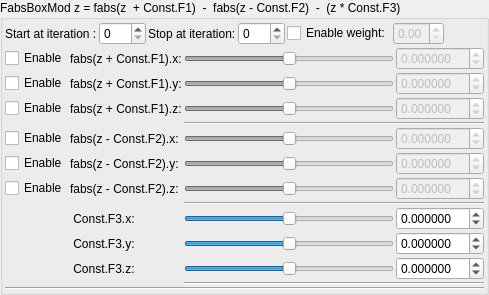
    <widget class="QGroupBox" name="groupBox">
     <property name="title">
      <string>FabsBoxMod z = fabs(z  + Const.F1)  -  fabs(z - Const.F2)  -  (z * Const.F3)</string>
     </property>
     <layout class="QVBoxLayout" name="verticalLayout_16" stretch="0,0,0">
      <property name="spacing">
       <number>2</number>
      </property>
      <property name="leftMargin">
       <number>2</number>
      </property>
      <property name="topMargin">
       <number>2</number>
      </property>
      <property name="rightMargin">
       <number>2</number>
      </property>
      <property name="bottomMargin">
       <number>2</number>
      </property>
      <item>
       <layout class="QGridLayout" name="gridLayout_27">
        <property name="spacing">
         <number>2</number>
        </property>
        <item row="0" column="5">
         <widget class="QCheckBox" name="checkBox_transform_fabsBoxMod_weight_enabled">
          <property name="text">
           <string>Enable weight:</string>
          </property>
         </widget>
        </item>
        <item row="0" column="0">
         <widget class="QLabel" name="label_67">
          <property name="text">
           <string>Start at iteration :</string>
          </property>
         </widget>
        </item>
        <item row="0" column="3">
         <widget class="MySpinBox" name="spinboxInt_transform_fabsBoxMod_stop_iterations">
          <property name="sizePolicy">
           <sizepolicy hsizetype="Minimum" vsizetype="Maximum">
            <horstretch>0</horstretch>
            <verstretch>0</verstretch>
           </sizepolicy>
          </property>
          <property name="maximum">
           <number>250</number>
          </property>
         </widget>
        </item>
        <item row="0" column="2">
         <widget class="QLabel" name="label_66">
          <property name="text">
           <string>Stop at iteration:</string>
          </property>
         </widget>
        </item>
        <item row="0" column="1">
         <widget class="MySpinBox" name="spinboxInt_transform_fabsBoxMod_start_iterations">
          <property name="sizePolicy">
           <sizepolicy hsizetype="Minimum" vsizetype="Maximum">
            <horstretch>0</horstretch>
            <verstretch>0</verstretch>
           </sizepolicy>
          </property>
          <property name="maximum">
           <number>250</number>
          </property>
         </widget>
        </item>
        <item row="0" column="6">
         <widget class="MyDoubleSpinBox" name="spinbox_transform_fabsBoxMod_weight">
          <property name="enabled">
           <bool>false</bool>
          </property>
          <property name="sizePolicy">
           <sizepolicy hsizetype="Minimum" vsizetype="Maximum">
            <horstretch>0</horstretch>
            <verstretch>0</verstretch>
           </sizepolicy>
          </property>
          <property name="decimals">
           <number>2</number>
          </property>
          <property name="minimum">
           <double>0.000000000000000</double>
          </property>
          <property name="maximum">
           <double>1.000000000000000</double>
          </property>
          <property name="singleStep">
           <double>0.100000000000000</double>
          </property>
         </widget>
        </item>
        <item row="0" column="7">
         <spacer name="horizontalSpacer_14">
          <property name="orientation">
           <enum>Qt::Horizontal</enum>
          </property>
          <property name="sizeHint" stdset="0">
           <size>
            <width>40</width>
            <height>20</height>
           </size>
          </property>
         </spacer>
        </item>
       </layout>
      </item>
      <item>
       <layout class="QGridLayout" name="gridLayout_28">
        <property name="spacing">
         <number>2</number>
        </property>
        <item row="9" column="1">
         <widget class="QLabel" name="label_99">
          <property name="text">
           <string> Const.F3.x:</string>
          </property>
         </widget>
        </item>
        <item row="7" column="1">
         <widget class="QLabel" name="label_96">
          <property name="text">
           <string>fabs(z - Const.F2).z:</string>
          </property>
         </widget>
        </item>
        <item row="1" column="0">
         <widget class="QCheckBox" name="checkBox_transform_fabsBoxMod_constantF1Enabledy">
          <property name="text">
           <string>Enable</string>
          </property>
         </widget>
        </item>
        <item row="5" column="1">
         <widget class="QLabel" name="label_95">
          <property name="text">
           <string>fabs(z - Const.F2).y:</string>
          </property>
         </widget>
        </item>
        <item row="5" column="2">
         <widget class="QSlider" name="slider3_transform_fabsBoxMod_constantF2_y">
          <property name="enabled">
           <bool>false</bool>
          </property>
          <property name="sizePolicy">
           <sizepolicy hsizetype="Expanding" vsizetype="Maximum">
            <horstretch>0</horstretch>
            <verstretch>0</verstretch>
           </sizepolicy>
          </property>
          <property name="minimum">
           <number>-5000000</number>
          </property>
          <property name="maximum">
           <number>5000000</number>
          </property>
          <property name="orientation">
           <enum>Qt::Horizontal</enum>
          </property>
         </widget>
        </item>
        <item row="4" column="1">
         <widget class="QLabel" name="label_94">
          <property name="text">
           <string>fabs(z - Const.F2).x:</string>
          </property>
         </widget>
        </item>
        <item row="2" column="1">
         <widget class="QLabel" name="label_70">
          <property name="text">
           <string>fabs(z + Const.F1).z:</string>
          </property>
         </widget>
        </item>
        <item row="1" column="1">
         <widget class="QLabel" name="label_68">
          <property name="text">
           <string>fabs(z + Const.F1).y:</string>
          </property>
         </widget>
        </item>
        <item row="2" column="2">
         <widget class="QSlider" name="slider3_transform_fabsBoxMod_constantF1_z">
          <property name="enabled">
           <bool>false</bool>
          </property>
          <property name="sizePolicy">
           <sizepolicy hsizetype="Expanding" vsizetype="Maximum">
            <horstretch>0</horstretch>
            <verstretch>0</verstretch>
           </sizepolicy>
          </property>
          <property name="minimum">
           <number>-5000000</number>
          </property>
          <property name="maximum">
           <number>5000000</number>
          </property>
          <property name="orientation">
           <enum>Qt::Horizontal</enum>
          </property>
         </widget>
        </item>
        <item row="0" column="2">
         <widget class="QSlider" name="slider3_transform_fabsBoxMod_constantF1_x">
          <property name="enabled">
           <bool>false</bool>
          </property>
          <property name="sizePolicy">
           <sizepolicy hsizetype="Expanding" vsizetype="Maximum">
            <horstretch>0</horstretch>
            <verstretch>0</verstretch>
           </sizepolicy>
          </property>
          <property name="minimum">
           <number>-5000000</number>
          </property>
          <property name="maximum">
           <number>5000000</number>
          </property>
          <property name="value">
           <number>0</number>
          </property>
          <property name="sliderPosition">
           <number>0</number>
          </property>
          <property name="orientation">
           <enum>Qt::Horizontal</enum>
          </property>
         </widget>
        </item>
        <item row="0" column="3">
         <widget class="MyDoubleSpinBox" name="spinbox3_transform_fabsBoxMod_constantF1_x">
          <property name="enabled">
           <bool>false</bool>
          </property>
          <property name="sizePolicy">
           <sizepolicy hsizetype="Minimum" vsizetype="Maximum">
            <horstretch>0</horstretch>
            <verstretch>0</verstretch>
           </sizepolicy>
          </property>
          <property name="prefix">
           <string/>
          </property>
          <property name="decimals">
           <number>6</number>
          </property>
          <property name="minimum">
           <double>-99.989999999999995</double>
          </property>
          <property name="singleStep">
           <double>0.100000000000000</double>
          </property>
         </widget>
        </item>
        <item row="1" column="2">
         <widget class="QSlider" name="slider3_transform_fabsBoxMod_constantF1_y">
          <property name="enabled">
           <bool>false</bool>
          </property>
          <property name="sizePolicy">
           <sizepolicy hsizetype="Expanding" vsizetype="Maximum">
            <horstretch>0</horstretch>
            <verstretch>0</verstretch>
           </sizepolicy>
          </property>
          <property name="minimum">
           <number>-5000000</number>
          </property>
          <property name="maximum">
           <number>5000000</number>
          </property>
          <property name="orientation">
           <enum>Qt::Horizontal</enum>
          </property>
         </widget>
        </item>
        <item row="1" column="3">
         <widget class="MyDoubleSpinBox" name="spinbox3_transform_fabsBoxMod_constantF1_y">
          <property name="enabled">
           <bool>false</bool>
          </property>
          <property name="sizePolicy">
           <sizepolicy hsizetype="Minimum" vsizetype="Maximum">
            <horstretch>0</horstretch>
            <verstretch>0</verstretch>
           </sizepolicy>
          </property>
          <property name="decimals">
           <number>6</number>
          </property>
          <property name="minimum">
           <double>-99.989999999999995</double>
          </property>
          <property name="maximum">
           <double>99.989999999999995</double>
          </property>
          <property name="singleStep">
           <double>0.100000000000000</double>
          </property>
         </widget>
        </item>
        <item row="4" column="2">
         <widget class="QSlider" name="slider3_transform_fabsBoxMod_constantF2_x">
          <property name="enabled">
           <bool>false</bool>
          </property>
          <property name="sizePolicy">
           <sizepolicy hsizetype="Expanding" vsizetype="Maximum">
            <horstretch>0</horstretch>
            <verstretch>0</verstretch>
           </sizepolicy>
          </property>
          <property name="minimum">
           <number>-5000000</number>
          </property>
          <property name="maximum">
           <number>5000000</number>
          </property>
          <property name="orientation">
           <enum>Qt::Horizontal</enum>
          </property>
         </widget>
        </item>
        <item row="2" column="3">
         <widget class="MyDoubleSpinBox" name="spinbox3_transform_fabsBoxMod_constantF1_z">
          <property name="enabled">
           <bool>false</bool>
          </property>
          <property name="sizePolicy">
           <sizepolicy hsizetype="Minimum" vsizetype="Maximum">
            <horstretch>0</horstretch>
            <verstretch>0</verstretch>
           </sizepolicy>
          </property>
          <property name="decimals">
           <number>6</number>
          </property>
          <property name="minimum">
           <double>-99.989999999999995</double>
          </property>
          <property name="maximum">
           <double>99.989999999999995</double>
          </property>
          <property name="singleStep">
           <double>0.100000000000000</double>
          </property>
         </widget>
        </item>
        <item row="2" column="0">
         <widget class="QCheckBox" name="checkBox_transform_fabsBoxMod_constantF1Enabledz">
          <property name="text">
           <string>Enable</string>
          </property>
         </widget>
        </item>
        <item row="7" column="2">
         <widget class="QSlider" name="slider3_transform_fabsBoxMod_constantF2_z">
          <property name="enabled">
           <bool>false</bool>
          </property>
          <property name="sizePolicy">
           <sizepolicy hsizetype="Expanding" vsizetype="Maximum">
            <horstretch>0</horstretch>
            <verstretch>0</verstretch>
           </sizepolicy>
          </property>
          <property name="minimum">
           <number>-5000000</number>
          </property>
          <property name="maximum">
           <number>5000000</number>
          </property>
          <property name="orientation">
           <enum>Qt::Horizontal</enum>
          </property>
         </widget>
        </item>
        <item row="5" column="3">
         <widget class="MyDoubleSpinBox" name="spinbox3_transform_fabsBoxMod_constantF2_y">
          <property name="enabled">
           <bool>false</bool>
          </property>
          <property name="sizePolicy">
           <sizepolicy hsizetype="Minimum" vsizetype="Maximum">
            <horstretch>0</horstretch>
            <verstretch>0</verstretch>
           </sizepolicy>
          </property>
          <property name="decimals">
           <number>6</number>
          </property>
          <property name="minimum">
           <double>-99.989999999999995</double>
          </property>
          <property name="maximum">
           <double>99.989999999999995</double>
          </property>
          <property name="singleStep">
           <double>0.100000000000000</double>
          </property>
         </widget>
        </item>
        <item row="9" column="2">
         <widget class="QSlider" name="slider3_transform_fabsBoxMod_constantF3_x">
          <property name="sizePolicy">
           <sizepolicy hsizetype="Expanding" vsizetype="Maximum">
            <horstretch>0</horstretch>
            <verstretch>0</verstretch>
           </sizepolicy>
          </property>
          <property name="minimum">
           <number>-5000000</number>
          </property>
          <property name="maximum">
           <number>5000000</number>
          </property>
          <property name="orientation">
           <enum>Qt::Horizontal</enum>
          </property>
         </widget>
        </item>
        <item row="10" column="2">
         <widget class="QSlider" name="slider3_transform_fabsBoxMod_constantF3_y">
          <property name="sizePolicy">
           <sizepolicy hsizetype="Expanding" vsizetype="Maximum">
            <horstretch>0</horstretch>
            <verstretch>0</verstretch>
           </sizepolicy>
          </property>
          <property name="minimum">
           <number>-5000000</number>
          </property>
          <property name="maximum">
           <number>5000000</number>
          </property>
          <property name="orientation">
           <enum>Qt::Horizontal</enum>
          </property>
         </widget>
        </item>
        <item row="11" column="2">
         <widget class="QSlider" name="slider3_transform_fabsBoxMod_constantF3_z">
          <property name="sizePolicy">
           <sizepolicy hsizetype="Expanding" vsizetype="Maximum">
            <horstretch>0</horstretch>
            <verstretch>0</verstretch>
           </sizepolicy>
          </property>
          <property name="minimum">
           <number>-5000000</number>
          </property>
          <property name="maximum">
           <number>5000000</number>
          </property>
          <property name="orientation">
           <enum>Qt::Horizontal</enum>
          </property>
         </widget>
        </item>
        <item row="4" column="3">
         <widget class="MyDoubleSpinBox" name="spinbox3_transform_fabsBoxMod_constantF2_x">
          <property name="enabled">
           <bool>false</bool>
          </property>
          <property name="sizePolicy">
           <sizepolicy hsizetype="Minimum" vsizetype="Maximum">
            <horstretch>0</horstretch>
            <verstretch>0</verstretch>
           </sizepolicy>
          </property>
          <property name="prefix">
           <string/>
          </property>
          <property name="decimals">
           <number>6</number>
          </property>
          <property name="minimum">
           <double>-99.989999999999995</double>
          </property>
          <property name="singleStep">
           <double>0.100000000000000</double>
          </property>
         </widget>
        </item>
        <item row="10" column="1">
         <widget class="QLabel" name="label_100">
          <property name="text">
           <string> Const.F3.y:</string>
          </property>
         </widget>
        </item>
        <item row="11" column="3">
         <widget class="MyDoubleSpinBox" name="spinbox3_transform_fabsBoxMod_constantF3_z">
          <property name="sizePolicy">
           <sizepolicy hsizetype="Minimum" vsizetype="Maximum">
            <horstretch>0</horstretch>
            <verstretch>0</verstretch>
           </sizepolicy>
          </property>
          <property name="decimals">
           <number>6</number>
          </property>
          <property name="minimum">
           <double>-99.989999999999995</double>
          </property>
          <property name="maximum">
           <double>99.989999999999995</double>
          </property>
          <property name="singleStep">
           <double>0.100000000000000</double>
          </property>
         </widget>
        </item>
        <item row="7" column="3">
         <widget class="MyDoubleSpinBox" name="spinbox3_transform_fabsBoxMod_constantF2_z">
          <property name="enabled">
           <bool>false</bool>
          </property>
          <property name="sizePolicy">
           <sizepolicy hsizetype="Minimum" vsizetype="Maximum">
            <horstretch>0</horstretch>
            <verstretch>0</verstretch>
           </sizepolicy>
          </property>
          <property name="decimals">
           <number>6</number>
          </property>
          <property name="minimum">
           <double>-99.989999999999995</double>
          </property>
          <property name="maximum">
           <double>99.989999999999995</double>
          </property>
          <property name="singleStep">
           <double>0.100000000000000</double>
          </property>
         </widget>
        </item>
        <item row="10" column="3">
         <widget class="MyDoubleSpinBox" name="spinbox3_transform_fabsBoxMod_constantF3_y">
          <property name="sizePolicy">
           <sizepolicy hsizetype="Minimum" vsizetype="Maximum">
            <horstretch>0</horstretch>
            <verstretch>0</verstretch>
           </sizepolicy>
          </property>
          <property name="decimals">
           <number>6</number>
          </property>
          <property name="minimum">
           <double>-99.989999999999995</double>
          </property>
          <property name="maximum">
           <double>99.989999999999995</double>
          </property>
          <property name="singleStep">
           <double>0.100000000000000</double>
          </property>
         </widget>
        </item>
        <item row="9" column="3">
         <widget class="MyDoubleSpinBox" name="spinbox3_transform_fabsBoxMod_constantF3_x">
          <property name="sizePolicy">
           <sizepolicy hsizetype="Minimum" vsizetype="Maximum">
            <horstretch>0</horstretch>
            <verstretch>0</verstretch>
           </sizepolicy>
          </property>
          <property name="prefix">
           <string/>
          </property>
          <property name="decimals">
           <number>6</number>
          </property>
          <property name="minimum">
           <double>-99.989999999999995</double>
          </property>
          <property name="singleStep">
           <double>0.100000000000000</double>
          </property>
         </widget>
        </item>
        <item row="11" column="1">
         <widget class="QLabel" name="label_101">
          <property name="text">
           <string> Const.F3.z:</string>
          </property>
         </widget>
        </item>
        <item row="0" column="0">
         <widget class="QCheckBox" name="checkBox_transform_fabsBoxMod_constantF1Enabledx">
          <property name="text">
           <string>Enable</string>
          </property>
         </widget>
        </item>
        <item row="5" column="0">
         <widget class="QCheckBox" name="checkBox_transform_fabsBoxMod_constantF2Enabledy">
          <property name="text">
           <string>Enable</string>
          </property>
         </widget>
        </item>
        <item row="4" column="0">
         <widget class="QCheckBox" name="checkBox_transform_fabsBoxMod_constantF2Enabledx">
          <property name="text">
           <string>Enable</string>
          </property>
         </widget>
        </item>
        <item row="0" column="1">
         <widget class="QLabel" name="label_69">
          <property name="text">
           <string>fabs(z + Const.F1).x:</string>
          </property>
         </widget>
        </item>
        <item row="7" column="0">
         <widget class="QCheckBox" name="checkBox_transform_fabsBoxMod_constantF2Enabledz">
          <property name="text">
           <string>Enable</string>
          </property>
         </widget>
        </item>
        <item row="3" column="2" colspan="2">
         <widget class="Line" name="line_24">
          <property name="orientation">
           <enum>Qt::Horizontal</enum>
          </property>
         </widget>
        </item>
        <item row="8" column="2" colspan="2">
         <widget class="Line" name="line_25">
          <property name="orientation">
           <enum>Qt::Horizontal</enum>
          </property>
         </widget>
        </item>
        <item row="12" column="2" colspan="2">
         <widget class="Line" name="line_22">
          <property name="orientation">
           <enum>Qt::Horizontal</enum>
          </property>
         </widget>
        </item>
       </layout>
      </item>
      <item>
       <widget class="Line" name="line_10">
        <property name="orientation">
         <enum>Qt::Horizontal</enum>
        </property>
       </widget>
      </item>
     </layout>
    </widget>
